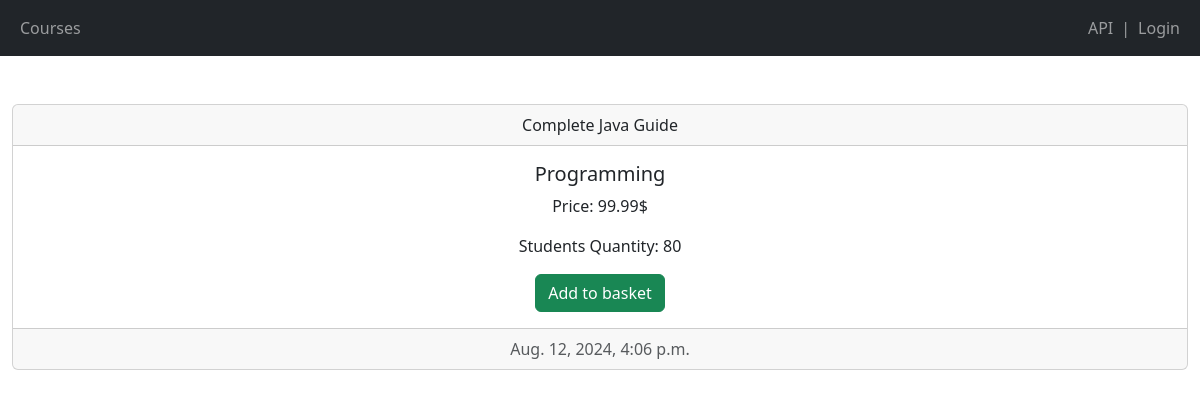
/2, run on the app's committed database.
### shop/models.py (models this page shows, shortened)
class Course(models.Model):
    title = models.CharField(max_length=300)
    price = models.FloatField()
    students_qty = models.IntegerField()
    reviews_qty = models.IntegerField()
    is_basket_item = models.BooleanField(default=False)
    category = models.ForeignKey(Category, on_delete=models.CASCADE)
    created_at = models.DateTimeField(default=timezone.now)

class Category(models.Model):
    title = models.CharField(max_length=255)
    created_at = models.DateTimeField(default=timezone.now)
    def __str__(self):
        return self.title

### shop/views.py (the view)
# urls.py: path('<int:course_id>', views.single_course, name='single_course'),
def single_course(request, course_id):
    course = get_object_or_404(Course, pk=course_id)
    if(request.user.is_authenticated):
        basket_items = BasketItem.objects.filter(user=request.user)
        for basket_item in basket_items:
                if course.title == basket_item.course.title:
                    course.is_basket_item = True
    return render(request, 'shop/single_course.html', {'course': course})

### templates/shop/single_course.html (shortened to what this page needs)
{% extends 'base.html' %}
{% block content %}
<div class="card text-center mt-5">
    <div class="card-header">
      {{ course.title }}
    </div>
    <div class="card-body">
      <h5 class="card-title">{{ course.category }}</h5>
      <p class="card-text">Price: {{ course.price }}$</p>
      <p class="card-text">Students Quantity: {{ course.students_qty }}</p>
      {% if course.is_basket_item %}
      <button class="btn btn-secondary">Already in basket</button>
      {% else %}
      {% if user.is_authenticated %}
      <a class="btn btn-success" href="{% url 'shop:add_to_basket' course.id%}">Add to basket</a>
      {% else %}
      <a class="btn btn-success" href="{% url 'login'%}">Add to basket</a>
      {% endif %}
      {% endif %}
    </div>
    <div class="card-footer text-body-secondary">
      {{ course.created_at }}
    </div>
  </div>
{% endblock %}

### data on the page
Course: title "Complete Java Guide", category "Programming", price "99.99", students_qty "80", created_at "Aug. 12, 2024, 4:06 p.m."
